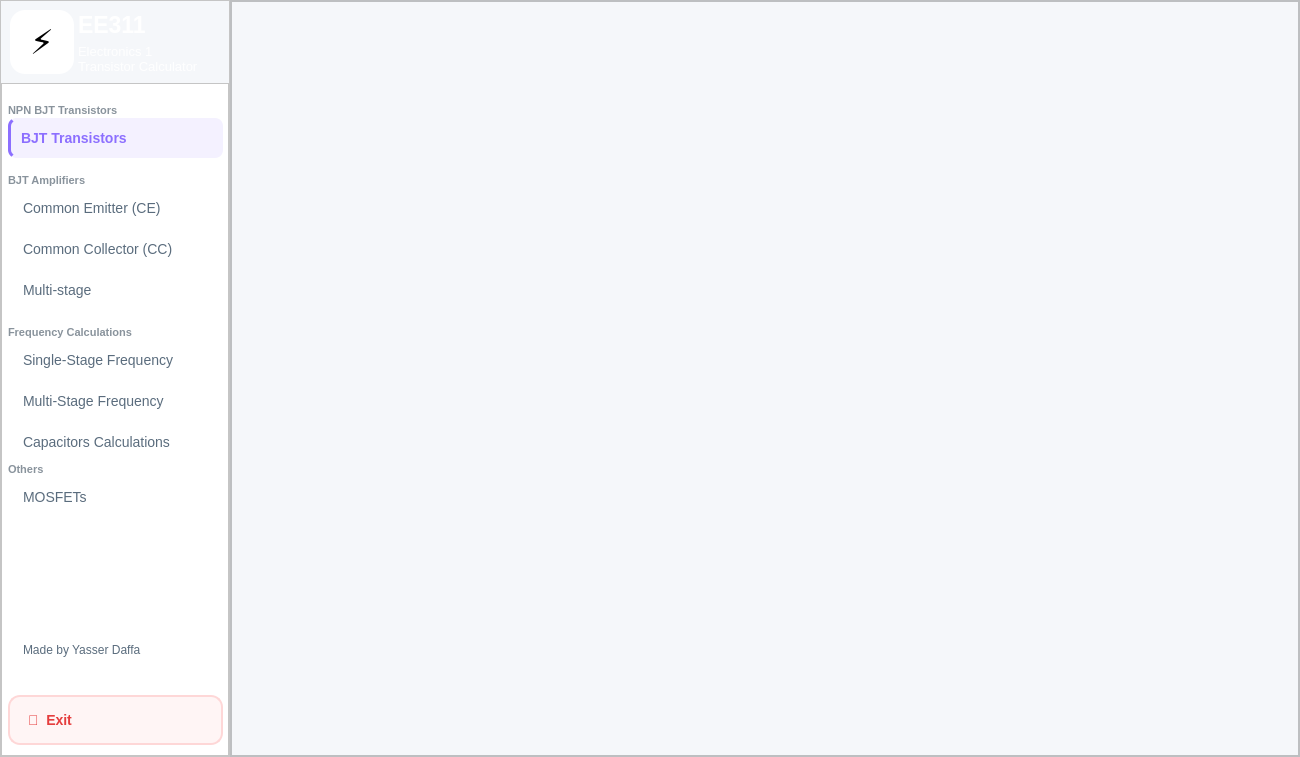
<?xml version="1.0" encoding="UTF-8"?>
<ui version="4.0">
 <class>EE311Calculator</class>
 <widget class="QMainWindow" name="EE311Calculator">
  <property name="geometry">
   <rect>
    <x>0</x>
    <y>0</y>
    <width>1300</width>
    <height>757</height>
   </rect>
  </property>
  <property name="minimumSize">
   <size>
    <width>600</width>
    <height>500</height>
   </size>
  </property>
  <property name="windowTitle">
   <string>EE311 - Calculator</string>
  </property>
  <property name="styleSheet">
   <string notr="true">QMainWindow { background-color: #f5f7fa; }</string>
  </property>
  <widget class="QWidget" name="centralwidget">
   <property name="styleSheet">
    <string notr="true">background-color: #f5f7fa;</string>
   </property>
   <layout class="QHBoxLayout" name="mainHorizontalLayout">
    <property name="spacing">
     <number>0</number>
    </property>
    <property name="leftMargin">
     <number>0</number>
    </property>
    <property name="topMargin">
     <number>0</number>
    </property>
    <property name="rightMargin">
     <number>0</number>
    </property>
    <property name="bottomMargin">
     <number>0</number>
    </property>
    <item>
     <widget class="QFrame" name="sidebarFrame">
      <property name="sizePolicy">
       <sizepolicy hsizetype="Expanding" vsizetype="Preferred">
        <horstretch>0</horstretch>
        <verstretch>0</verstretch>
       </sizepolicy>
      </property>
      <property name="minimumSize">
       <size>
        <width>90</width>
        <height>0</height>
       </size>
      </property>
      <property name="maximumSize">
       <size>
        <width>230</width>
        <height>16777215</height>
       </size>
      </property>
      <property name="styleSheet">
       <string notr="true">QFrame { background-color: white; }</string>
      </property>
      <property name="frameShape">
       <enum>QFrame::Shape::StyledPanel</enum>
      </property>
      <layout class="QVBoxLayout" name="sidebarLayout">
       <property name="spacing">
        <number>0</number>
       </property>
       <property name="leftMargin">
        <number>0</number>
       </property>
       <property name="topMargin">
        <number>0</number>
       </property>
       <property name="rightMargin">
        <number>0</number>
       </property>
       <property name="bottomMargin">
        <number>0</number>
       </property>
       <item>
        <widget class="QWidget" name="headerWidget" native="true">
         <property name="enabled">
          <bool>true</bool>
         </property>
         <property name="minimumSize">
          <size>
           <width>0</width>
           <height>50</height>
          </size>
         </property>
         <property name="maximumSize">
          <size>
           <width>16777215</width>
           <height>90</height>
          </size>
         </property>
         <property name="styleSheet">
          <string notr="true">/* ===== Background Gradient ===== */
QWidget {
    background: qlineargradient(
        x1: 0, y1: 0,
        x2: 1, y2: 1,
        stop: 0 #667EEA,   /* start color */
        stop: 1 #764BA2    /* end color */
    );
    font-family: &quot;Segoe UI&quot;;
}
</string>
         </property>
         <layout class="QVBoxLayout" name="verticalLayout">
          <item>
           <layout class="QHBoxLayout" name="horizontalLayout">
            <property name="spacing">
             <number>4</number>
            </property>
            <item>
             <widget class="QLabel" name="logoIconLabel">
              <property name="minimumSize">
               <size>
                <width>64</width>
                <height>64</height>
               </size>
              </property>
              <property name="maximumSize">
               <size>
                <width>64</width>
                <height>64</height>
               </size>
              </property>
              <property name="styleSheet">
               <string notr="true">background-color: white; border-radius: 15px; font-size: 34px;</string>
              </property>
              <property name="text">
               <string>⚡</string>
              </property>
              <property name="alignment">
               <set>Qt::AlignmentFlag::AlignCenter</set>
              </property>
             </widget>
            </item>
            <item>
             <layout class="QVBoxLayout" name="logoTextLayout">
              <property name="spacing">
               <number>4</number>
              </property>
              <item>
               <widget class="QLabel" name="labelLogoTitle">
                <property name="styleSheet">
                 <string notr="true">color: white; font-size: 23px; font-weight: 800; background: transparent;</string>
                </property>
                <property name="text">
                 <string>EE311</string>
                </property>
               </widget>
              </item>
              <item>
               <widget class="QLabel" name="labelLogoSubtitle">
                <property name="styleSheet">
                 <string notr="true">color: rgba(255,255,255,0.95); font-size: 13px; background: transparent;</string>
                </property>
                <property name="text">
                 <string>Electronics 1
Transistor Calculator</string>
                </property>
                <property name="wordWrap">
                 <bool>true</bool>
                </property>
               </widget>
              </item>
             </layout>
            </item>
           </layout>
          </item>
         </layout>
        </widget>
       </item>
       <item>
        <widget class="QScrollArea" name="navScrollArea">
         <property name="styleSheet">
          <string notr="true">/* ===== VERTICAL SCROLLBAR ===== */
QScrollBar:vertical {
    width: 12px;
    background: rgba(255, 255, 255, 0.05);  /* subtle track */
    margin: 0px 0px 0px 0;  /* TOP RIGHT BOTTOM LEFT */
    border-radius: 6px;
}

QScrollBar::handle:vertical {
    background: rgba(120, 120, 120, 0.35);  /* glassy thumb */
    border-radius: 6px;
    min-height: 30px;
    border: 1px solid rgba(255, 255, 255, 0.2); /* subtle highlight */
}

QScrollBar::handle:vertical:hover {
    background: rgba(120, 120, 120, 0.55);
}

/* Up/Down buttons */
QScrollBar::add-line:vertical,
QScrollBar::sub-line:vertical {
    height: 16px;
    background: rgba(180, 180, 180, 0.35);
    border-radius: 4px;
}

/* Arrow icons */
QScrollBar::up-arrow:vertical,
QScrollBar::down-arrow:vertical {
    width: 6px;
    height: 6px;
    background: transparent;
}

/* Remove the blank area inside */
QScrollBar::add-page:vertical,
QScrollBar::sub-page:vertical {
    background: none;
}</string>
         </property>
         <property name="widgetResizable">
          <bool>true</bool>
         </property>
         <widget class="QWidget" name="navScrollContent">
          <property name="geometry">
           <rect>
            <x>0</x>
            <y>0</y>
            <width>226</width>
            <height>663</height>
           </rect>
          </property>
          <property name="styleSheet">
           <string notr="true">background-color: white;</string>
          </property>
          <layout class="QVBoxLayout" name="navMainLayout">
           <property name="spacing">
            <number>1</number>
           </property>
           <property name="leftMargin">
            <number>6</number>
           </property>
           <property name="topMargin">
            <number>10</number>
           </property>
           <property name="rightMargin">
            <number>5</number>
           </property>
           <property name="bottomMargin">
            <number>10</number>
           </property>
           <item>
            <spacer name="verticalSpacer_2">
             <property name="orientation">
              <enum>Qt::Orientation::Vertical</enum>
             </property>
             <property name="sizeType">
              <enum>QSizePolicy::Policy::Fixed</enum>
             </property>
             <property name="sizeHint" stdset="0">
              <size>
               <width>20</width>
               <height>10</height>
              </size>
             </property>
            </spacer>
           </item>
           <item>
            <widget class="QLabel" name="NPNBJTrans">
             <property name="styleSheet">
              <string notr="true">color: rgb(137, 147, 156); font-size: 11px; font-weight: 800; background: transparent;</string>
             </property>
             <property name="text">
              <string>NPN BJT Transistors</string>
             </property>
            </widget>
           </item>
           <item>
            <widget class="QPushButton" name="buttonBjtTransistor">
             <property name="minimumSize">
              <size>
               <width>0</width>
               <height>40</height>
              </size>
             </property>
             <property name="cursor">
              <cursorShape>PointingHandCursor</cursorShape>
             </property>
             <property name="styleSheet">
              <string notr="true">QPushButton {
    background-color: transparent;
    border: none;
    border-radius: 8px;
    color: #5a6c7d;
    font-size: 14px;
    text-align: left;
    padding-left: 15px;
}

QPushButton:hover {
    background-color: rgb(245, 248, 248);
    color: #8c6fff;  /* slightly purple-ish on hover */
}

/* CHECKED / TOGGLED STATE */
QPushButton:checked {
    background-color: rgba(140, 111, 255, 0.10);  /* faint purple */
    color: #8c6fff; 
    font-weight: bold;
    border-left: 3px solid #8c6fff;
    padding-left: 10px; /* adjust so bar doesn’t push content too far */
}

/* PRESSED STATE (optional but clean) */
QPushButton:pressed {
    background-color: rgba(140, 111, 255, 0.18);  /* slightly darker purple on press */
}
</string>
             </property>
             <property name="text">
              <string>BJT Transistors</string>
             </property>
             <property name="checkable">
              <bool>true</bool>
             </property>
             <property name="checked">
              <bool>true</bool>
             </property>
             <attribute name="buttonGroup">
              <string notr="true">buttonGroupSubmenus</string>
             </attribute>
            </widget>
           </item>
           <item>
            <spacer name="verticalSpacer_3">
             <property name="orientation">
              <enum>Qt::Orientation::Vertical</enum>
             </property>
             <property name="sizeType">
              <enum>QSizePolicy::Policy::Fixed</enum>
             </property>
             <property name="sizeHint" stdset="0">
              <size>
               <width>20</width>
               <height>15</height>
              </size>
             </property>
            </spacer>
           </item>
           <item>
            <widget class="QLabel" name="BJTamps">
             <property name="styleSheet">
              <string notr="true">color: rgb(137, 147, 156); font-size: 11px; font-weight: 800; background: transparent;</string>
             </property>
             <property name="text">
              <string>BJT Amplifiers</string>
             </property>
            </widget>
           </item>
           <item>
            <widget class="QPushButton" name="buttonCommonEmitter">
             <property name="minimumSize">
              <size>
               <width>0</width>
               <height>40</height>
              </size>
             </property>
             <property name="cursor">
              <cursorShape>PointingHandCursor</cursorShape>
             </property>
             <property name="styleSheet">
              <string notr="true">QPushButton {
    background-color: transparent;
    border: none;
    border-radius: 8px;
    color: #5a6c7d;
    font-size: 14px;
    text-align: left;
    padding-left: 15px;
}

QPushButton:hover {
    background-color: rgb(245, 248, 248);
    color: #8c6fff;  /* slightly purple-ish on hover */
}

/* CHECKED / TOGGLED STATE */
QPushButton:checked {
    background-color: rgba(140, 111, 255, 0.10);  /* faint purple */
    color: #8c6fff; 
    font-weight: bold;
    border-left: 3px solid #8c6fff;
    padding-left: 10px; /* adjust so bar doesn’t push content too far */
}

/* PRESSED STATE (optional but clean) */
QPushButton:pressed {
    background-color: rgba(140, 111, 255, 0.18);  /* slightly darker purple on press */
}
</string>
             </property>
             <property name="text">
              <string>Common Emitter (CE)</string>
             </property>
             <property name="checkable">
              <bool>true</bool>
             </property>
             <attribute name="buttonGroup">
              <string notr="true">buttonGroupSubmenus</string>
             </attribute>
            </widget>
           </item>
           <item>
            <widget class="QPushButton" name="buttonCommonCollector">
             <property name="minimumSize">
              <size>
               <width>0</width>
               <height>40</height>
              </size>
             </property>
             <property name="cursor">
              <cursorShape>PointingHandCursor</cursorShape>
             </property>
             <property name="styleSheet">
              <string notr="true">QPushButton {
    background-color: transparent;
    border: none;
    border-radius: 8px;
    color: #5a6c7d;
    font-size: 14px;
    text-align: left;
    padding-left: 15px;
}

QPushButton:hover {
    background-color: rgb(245, 248, 248);
    color: #8c6fff;  /* slightly purple-ish on hover */
}

/* CHECKED / TOGGLED STATE */
QPushButton:checked {
    background-color: rgba(140, 111, 255, 0.10);  /* faint purple */
    color: #8c6fff; 
    font-weight: bold;
    border-left: 3px solid #8c6fff;
    padding-left: 10px; /* adjust so bar doesn’t push content too far */
}

/* PRESSED STATE (optional but clean) */
QPushButton:pressed {
    background-color: rgba(140, 111, 255, 0.18);  /* slightly darker purple on press */
}
</string>
             </property>
             <property name="text">
              <string>Common Collector (CC)</string>
             </property>
             <property name="checkable">
              <bool>true</bool>
             </property>
             <attribute name="buttonGroup">
              <string notr="true">buttonGroupSubmenus</string>
             </attribute>
            </widget>
           </item>
           <item>
            <widget class="QPushButton" name="buttonMultiStage">
             <property name="minimumSize">
              <size>
               <width>0</width>
               <height>40</height>
              </size>
             </property>
             <property name="cursor">
              <cursorShape>PointingHandCursor</cursorShape>
             </property>
             <property name="styleSheet">
              <string notr="true">QPushButton {
    background-color: transparent;
    border: none;
    border-radius: 8px;
    color: #5a6c7d;
    font-size: 14px;
    text-align: left;
    padding-left: 15px;
}

QPushButton:hover {
    background-color: rgb(245, 248, 248);
    color: #8c6fff;  /* slightly purple-ish on hover */
}

/* CHECKED / TOGGLED STATE */
QPushButton:checked {
    background-color: rgba(140, 111, 255, 0.10);  /* faint purple */
    color: #8c6fff; 
    font-weight: bold;
    border-left: 3px solid #8c6fff;
    padding-left: 10px; /* adjust so bar doesn’t push content too far */
}

/* PRESSED STATE (optional but clean) */
QPushButton:pressed {
    background-color: rgba(140, 111, 255, 0.18);  /* slightly darker purple on press */
}
</string>
             </property>
             <property name="text">
              <string>Multi-stage</string>
             </property>
             <property name="checkable">
              <bool>true</bool>
             </property>
             <attribute name="buttonGroup">
              <string notr="true">buttonGroupSubmenus</string>
             </attribute>
            </widget>
           </item>
           <item>
            <spacer name="verticalSpacer_4">
             <property name="orientation">
              <enum>Qt::Orientation::Vertical</enum>
             </property>
             <property name="sizeType">
              <enum>QSizePolicy::Policy::Fixed</enum>
             </property>
             <property name="sizeHint" stdset="0">
              <size>
               <width>20</width>
               <height>15</height>
              </size>
             </property>
            </spacer>
           </item>
           <item>
            <widget class="QLabel" name="Frequency">
             <property name="styleSheet">
              <string notr="true">color: rgb(137, 147, 156); font-size: 11px; font-weight: 800; background: transparent;</string>
             </property>
             <property name="text">
              <string>Frequency Calculations</string>
             </property>
            </widget>
           </item>
           <item>
            <widget class="QPushButton" name="buttonSingleStageFrequency">
             <property name="minimumSize">
              <size>
               <width>0</width>
               <height>40</height>
              </size>
             </property>
             <property name="cursor">
              <cursorShape>PointingHandCursor</cursorShape>
             </property>
             <property name="styleSheet">
              <string notr="true">QPushButton {
    background-color: transparent;
    border: none;
    border-radius: 8px;
    color: #5a6c7d;
    font-size: 14px;
    text-align: left;
    padding-left: 15px;
}

QPushButton:hover {
    background-color: rgb(245, 248, 248);
    color: #8c6fff;  /* slightly purple-ish on hover */
}

/* CHECKED / TOGGLED STATE */
QPushButton:checked {
    background-color: rgba(140, 111, 255, 0.10);  /* faint purple */
    color: #8c6fff; 
    font-weight: bold;
    border-left: 3px solid #8c6fff;
    padding-left: 10px; /* adjust so bar doesn’t push content too far */
}

/* PRESSED STATE (optional but clean) */
QPushButton:pressed {
    background-color: rgba(140, 111, 255, 0.18);  /* slightly darker purple on press */
}
</string>
             </property>
             <property name="text">
              <string>Single-Stage Frequency</string>
             </property>
             <property name="checkable">
              <bool>true</bool>
             </property>
             <attribute name="buttonGroup">
              <string notr="true">buttonGroupSubmenus</string>
             </attribute>
            </widget>
           </item>
           <item>
            <widget class="QPushButton" name="buttonMultiStageFrequency">
             <property name="minimumSize">
              <size>
               <width>0</width>
               <height>40</height>
              </size>
             </property>
             <property name="cursor">
              <cursorShape>PointingHandCursor</cursorShape>
             </property>
             <property name="styleSheet">
              <string notr="true">QPushButton {
    background-color: transparent;
    border: none;
    border-radius: 8px;
    color: #5a6c7d;
    font-size: 14px;
    text-align: left;
    padding-left: 15px;
}

QPushButton:hover {
    background-color: rgb(245, 248, 248);
    color: #8c6fff;  /* slightly purple-ish on hover */
}

/* CHECKED / TOGGLED STATE */
QPushButton:checked {
    background-color: rgba(140, 111, 255, 0.10);  /* faint purple */
    color: #8c6fff; 
    font-weight: bold;
    border-left: 3px solid #8c6fff;
    padding-left: 10px; /* adjust so bar doesn’t push content too far */
}

/* PRESSED STATE (optional but clean) */
QPushButton:pressed {
    background-color: rgba(140, 111, 255, 0.18);  /* slightly darker purple on press */
}
</string>
             </property>
             <property name="text">
              <string>Multi-Stage Frequency</string>
             </property>
             <property name="checkable">
              <bool>true</bool>
             </property>
             <attribute name="buttonGroup">
              <string notr="true">buttonGroupSubmenus</string>
             </attribute>
            </widget>
           </item>
           <item>
            <widget class="QPushButton" name="buttonCapacitorsCalc">
             <property name="minimumSize">
              <size>
               <width>0</width>
               <height>40</height>
              </size>
             </property>
             <property name="cursor">
              <cursorShape>PointingHandCursor</cursorShape>
             </property>
             <property name="styleSheet">
              <string notr="true">QPushButton {
    background-color: transparent;
    border: none;
    border-radius: 8px;
    color: #5a6c7d;
    font-size: 14px;
    text-align: left;
    padding-left: 15px;
}

QPushButton:hover {
    background-color: rgb(245, 248, 248);
    color: #8c6fff;  /* slightly purple-ish on hover */
}

/* CHECKED / TOGGLED STATE */
QPushButton:checked {
    background-color: rgba(140, 111, 255, 0.10);  /* faint purple */
    color: #8c6fff; 
    font-weight: bold;
    border-left: 3px solid #8c6fff;
    padding-left: 10px; /* adjust so bar doesn’t push content too far */
}

/* PRESSED STATE (optional but clean) */
QPushButton:pressed {
    background-color: rgba(140, 111, 255, 0.18);  /* slightly darker purple on press */
}
</string>
             </property>
             <property name="text">
              <string>Capacitors Calculations</string>
             </property>
             <property name="checkable">
              <bool>true</bool>
             </property>
             <attribute name="buttonGroup">
              <string notr="true">buttonGroupSubmenus</string>
             </attribute>
            </widget>
           </item>
           <item>
            <widget class="QLabel" name="Other">
             <property name="styleSheet">
              <string notr="true">color: rgb(137, 147, 156); font-size: 11px; font-weight: 800; background: transparent;</string>
             </property>
             <property name="text">
              <string>Others</string>
             </property>
            </widget>
           </item>
           <item>
            <widget class="QPushButton" name="buttonMosfets">
             <property name="minimumSize">
              <size>
               <width>0</width>
               <height>40</height>
              </size>
             </property>
             <property name="cursor">
              <cursorShape>PointingHandCursor</cursorShape>
             </property>
             <property name="styleSheet">
              <string notr="true">QPushButton {
    background-color: transparent;
    border: none;
    border-radius: 8px;
    color: #5a6c7d;
    font-size: 14px;
    text-align: left;
    padding-left: 15px;
}

QPushButton:hover {
    background-color: rgb(245, 248, 248);
    color: #8c6fff;  /* slightly purple-ish on hover */
}

/* CHECKED / TOGGLED STATE */
QPushButton:checked {
    background-color: rgba(140, 111, 255, 0.10);  /* faint purple */
    color: #8c6fff; 
    font-weight: bold;
    border-left: 3px solid #8c6fff;
    padding-left: 10px; /* adjust so bar doesn’t push content too far */
}

/* PRESSED STATE (optional but clean) */
QPushButton:pressed {
    background-color: rgba(140, 111, 255, 0.18);  /* slightly darker purple on press */
}
</string>
             </property>
             <property name="text">
              <string>MOSFETs</string>
             </property>
             <property name="checkable">
              <bool>true</bool>
             </property>
             <attribute name="buttonGroup">
              <string notr="true">buttonGroupSubmenus</string>
             </attribute>
            </widget>
           </item>
           <item>
            <spacer name="navVerticalSpacer">
             <property name="orientation">
              <enum>Qt::Orientation::Vertical</enum>
             </property>
             <property name="sizeHint" stdset="0">
              <size>
               <width>20</width>
               <height>50</height>
              </size>
             </property>
            </spacer>
           </item>
           <item>
            <widget class="QPushButton" name="buttonMosfets_2">
             <property name="minimumSize">
              <size>
               <width>0</width>
               <height>48</height>
              </size>
             </property>
             <property name="cursor">
              <cursorShape>PointingHandCursor</cursorShape>
             </property>
             <property name="styleSheet">
              <string notr="true">QPushButton {
    background-color: transparent;
    border: none;
    border-radius: 6px;
    color: #5a6c7d;
    font-size: 12px;
    text-align: left;
    padding-left: 15px;
}

QPushButton:hover {
    background-color: rgb(245, 248, 248);
    color: #8c6fff;  /* slightly purple-ish on hover */
}

/* CHECKED / TOGGLED STATE */
QPushButton:checked {
    background-color: rgba(140, 111, 255, 0.10);  /* faint purple */
    color: #8c6fff; 
    font-weight: bold;
    border-left: 3px solid #8c6fff;
    padding-left: 10px; /* adjust so bar doesn’t push content too far */
}

/* PRESSED STATE (optional but clean) */
QPushButton:pressed {
    background-color: rgba(140, 111, 255, 0.18);  /* slightly darker purple on press */
}
</string>
             </property>
             <property name="text">
              <string>Made by Yasser Daffa</string>
             </property>
             <property name="checkable">
              <bool>false</bool>
             </property>
            </widget>
           </item>
           <item>
            <spacer name="verticalSpacer">
             <property name="orientation">
              <enum>Qt::Orientation::Vertical</enum>
             </property>
             <property name="sizeType">
              <enum>QSizePolicy::Policy::Fixed</enum>
             </property>
             <property name="sizeHint" stdset="0">
              <size>
               <width>20</width>
               <height>20</height>
              </size>
             </property>
            </spacer>
           </item>
           <item>
            <widget class="QPushButton" name="buttonExit">
             <property name="minimumSize">
              <size>
               <width>0</width>
               <height>50</height>
              </size>
             </property>
             <property name="cursor">
              <cursorShape>PointingHandCursor</cursorShape>
             </property>
             <property name="styleSheet">
              <string notr="true">QPushButton {
    background-color: #fff5f5;
    border: 2px solid #fed7d7;
    border-radius: 12px;
    color: #e53e3e;
    font-weight: 700;
    font-size: 14px;
    text-align: left;
    padding-left: 18px;
    /* Add subtle shadow for depth */
}

/* Hover effect */
QPushButton:hover {
    background-color: #fed7d7;
}

/* Pressed effect */
QPushButton:pressed {
    background-color: #fbb6b6; /* slightly darker */
    padding-left: 20px;        /* move text slightly right to simulate press */
    padding-top: 2px;          /* move text slightly down */
    border-color: #f56565;     /* darker border */
}
</string>
             </property>
             <property name="text">
              <string>🚪  Exit</string>
             </property>
            </widget>
           </item>
          </layout>
         </widget>
        </widget>
       </item>
      </layout>
     </widget>
    </item>
    <item>
     <widget class="QWidget" name="mainContentWidget" native="true">
      <property name="styleSheet">
       <string notr="true">background-color: #f5f7fa;</string>
      </property>
      <layout class="QVBoxLayout" name="mainContentLayout">
       <property name="spacing">
        <number>0</number>
       </property>
       <property name="leftMargin">
        <number>0</number>
       </property>
       <property name="topMargin">
        <number>0</number>
       </property>
       <property name="rightMargin">
        <number>0</number>
       </property>
       <property name="bottomMargin">
        <number>0</number>
       </property>
       <item>
        <widget class="QFrame" name="frame">
         <property name="frameShape">
          <enum>QFrame::Shape::StyledPanel</enum>
         </property>
         <property name="frameShadow">
          <enum>QFrame::Shadow::Raised</enum>
         </property>
         <layout class="QVBoxLayout" name="verticalLayout_3">
          <property name="spacing">
           <number>0</number>
          </property>
          <property name="leftMargin">
           <number>0</number>
          </property>
          <property name="topMargin">
           <number>0</number>
          </property>
          <property name="rightMargin">
           <number>0</number>
          </property>
          <property name="bottomMargin">
           <number>0</number>
          </property>
          <item>
           <widget class="QScrollArea" name="scrollArea">
            <property name="styleSheet">
             <string notr="true">
/* ===== VERTICAL SCROLLBAR ===== */
QScrollBar:vertical {
    width: 12px;
    background: rgba(255, 255, 255, 0.05);  /* subtle track */
    margin: 0px 0px 0px 0;  /* TOP RIGHT BOTTOM LEFT */
    border-radius: 6px;
}

QScrollBar::handle:vertical {
    background: rgba(120, 120, 120, 0.35);  /* glassy thumb */
    border-radius: 6px;
    min-height: 30px;
    border: 1px solid rgba(255, 255, 255, 0.2); /* subtle highlight */
}

QScrollBar::handle:vertical:hover {
    background: rgba(120, 120, 120, 0.55);
}

/* Up/Down buttons */
QScrollBar::add-line:vertical,
QScrollBar::sub-line:vertical {
    height: 16px;
    background: rgba(180, 180, 180, 0.35);
    border-radius: 4px;
}

/* Arrow icons */
QScrollBar::up-arrow:vertical,
QScrollBar::down-arrow:vertical {
    width: 6px;
    height: 6px;
    background: transparent;
}

/* Remove the blank area inside */
QScrollBar::add-page:vertical,
QScrollBar::sub-page:vertical {
    background: none;
}
/* ===== HORIZONTAL SCROLLBAR ===== */
QScrollBar:horizontal {
    height: 12px;
    background: rgba(255, 255, 255, 0.05);  /* subtle track */
    margin: 0px 0 0px 0;  /* TOP RIGHT BOTTOM LEFT */
    border-radius: 6px;
}

QScrollBar::handle:horizontal {
    background: rgba(120, 120, 120, 0.35);  /* glassy thumb */
    border-radius: 6px;
    min-width: 30px;
    border: 1px solid rgba(255, 255, 255, 0.2); /* subtle highlight */
}

QScrollBar::handle:horizontal:hover {
    background: rgba(120, 120, 120, 0.55);
}

/* Left/Right buttons */
QScrollBar::add-line:horizontal,
QScrollBar::sub-line:horizontal {
    width: 16px;
    background: rgba(180, 180, 180, 0.35);
    border-radius: 4px;
}

/* Arrow icons */
QScrollBar::left-arrow:horizontal,
QScrollBar::right-arrow:horizontal {
    width: 6px;
    height: 6px;
    background: transparent;
}

/* Remove the blank area inside */
QScrollBar::add-page:horizontal,
QScrollBar::sub-page:horizontal {
    background: none;
}
</string>
            </property>
            <property name="verticalScrollBarPolicy">
             <enum>Qt::ScrollBarPolicy::ScrollBarAsNeeded</enum>
            </property>
            <property name="horizontalScrollBarPolicy">
             <enum>Qt::ScrollBarPolicy::ScrollBarAsNeeded</enum>
            </property>
            <property name="widgetResizable">
             <bool>true</bool>
            </property>
            <widget class="QWidget" name="scrollAreaWidgetContents">
             <property name="geometry">
              <rect>
               <x>0</x>
               <y>0</y>
               <width>1066</width>
               <height>753</height>
              </rect>
             </property>
             <layout class="QVBoxLayout" name="verticalLayout_4">
              <property name="spacing">
               <number>0</number>
              </property>
              <property name="leftMargin">
               <number>0</number>
              </property>
              <property name="topMargin">
               <number>0</number>
              </property>
              <property name="rightMargin">
               <number>0</number>
              </property>
              <property name="bottomMargin">
               <number>0</number>
              </property>
              <item>
               <widget class="QStackedWidget" name="stackedWidget">
                <property name="currentIndex">
                 <number>4</number>
                </property>
                <widget class="QWidget" name="page0BjtTransistor"/>
                <widget class="QWidget" name="page1CommonEmitter"/>
                <widget class="QWidget" name="page2CommonCollector"/>
                <widget class="QWidget" name="page3MultiStage"/>
                <widget class="QWidget" name="page4SingleStageFrequency"/>
                <widget class="QWidget" name="page5MultiStageFrequency"/>
                <widget class="QWidget" name="page6CapacitorsCalc"/>
                <widget class="QWidget" name="page7Mosfets"/>
               </widget>
              </item>
             </layout>
            </widget>
           </widget>
          </item>
         </layout>
        </widget>
       </item>
      </layout>
     </widget>
    </item>
   </layout>
  </widget>
 </widget>
 <resources/>
 <connections/>
 <buttongroups>
  <buttongroup name="buttonGroupSubmenus"/>
 </buttongroups>
</ui>
